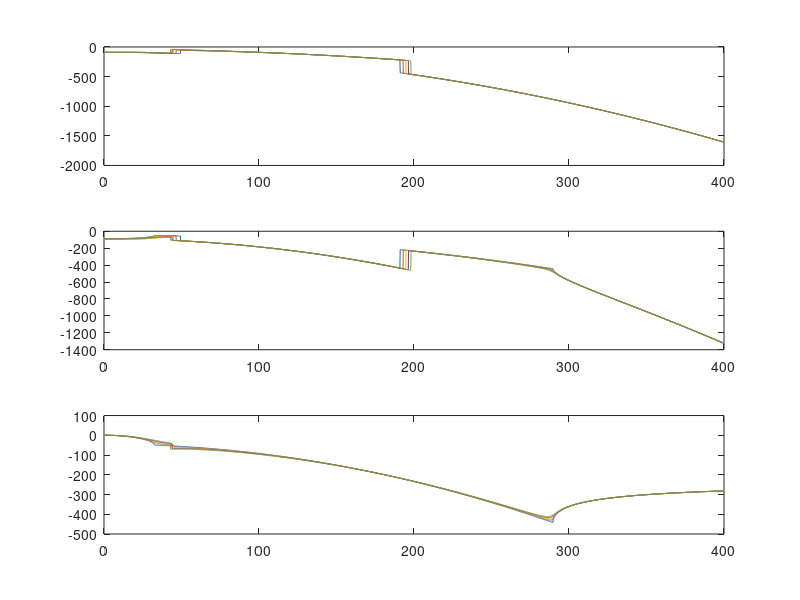

MATLAB code to generate this figure:
clc
clear
nu=40e-6;%kinematic viscosity \nu=\mu/\rho
g=9.8;
sc=deg2rad(30);
rint=2.5e-3;
q0=3e-5/(2*pi);
aint=30*rint;

hs=((3*nu*q0/(g*sin(sc)))*(1/aint))^(1/3);
us=(1/3)*(g*sin(sc)/nu)*(hs)^2;
Ys=3*nu/(hs)^2;
h2=aint*cos(sc);

D=us;
E=hs;
F=cos(sc);
G=g;
H=1/h2;
P=0;
Q=6*nu/(hs)^3;
%Y=-Ys;
%Y=-Ys.*(1+(hs.^2).*((A(j))^2+(H^2)*(B)^2));

N1=2000;
N2=5;
AA=linspace(0,400,N1);
BB=linspace(1,200,N2);
%A=100;
%B=1;
figure()
for k=1:N2
    A=BB(k);
    x1=[];
    x2=[];
    x3=[];
    for j=1:N1
        B=AA(j);
        
        Y=-Ys.*(1+(1/3).*(hs.^2).*((A)^2+(H^2)*(B)^2));

        aaa=1;
        bbb=-(2.*Y-A.*D.*3i).*1i;
        ccc=(-(A.^2).*(D^2).*3i+(Y.^2).*1i+4.*A.*D.*Y-A.*D.*E.*Q+(A.^2).*E*F*G*1i+(B.^2).*E*F*G*(H^2)*1i).*1i;
        ddd=-(A.^3).*(D^3)+A.*D*(Y.^2)-(A.^2).*(D^2).*Y.*2i+(A.^2).*(D^2)*E*Q*1i+(A.^3).*D*E*F*G+(A.^2).*E*F*G.*Y.*1i-A.*D*E*Q.*Y+(B.^2).*E*F*G*(H^2).*Y.*1i;

        coeffs=[aaa,bbb,ccc,ddd];
        result=roots(coeffs);
        x1(j)=imag(result(1,1));
        x2(j)=imag(result(2,1));
        x3(j)=imag(result(3,1));
    end
subplot(3,1,1)
plot(AA,x1)
hold on
subplot(3,1,2)
plot(AA,x2)
hold on
subplot(3,1,3)
plot(AA,x3)
hold on
end

%disp(result);



